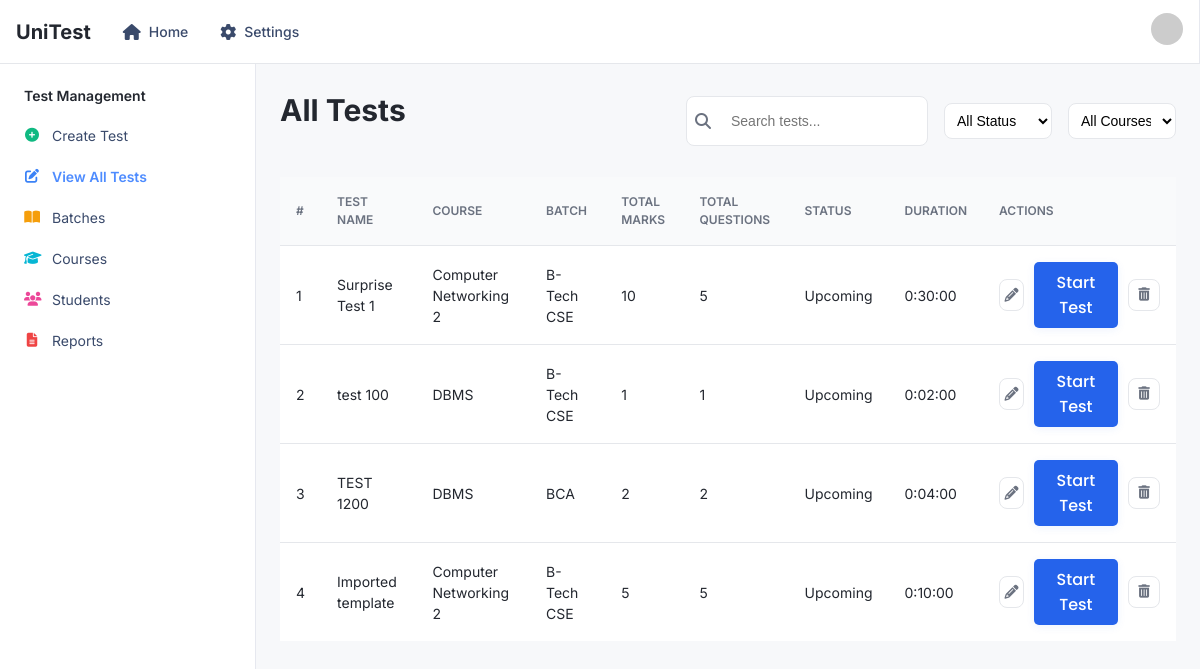
The app's page /tests/ (signed in) with its own data.
### base/models.py (models this page shows, shortened)
class Test(models.Model):
    name               = models.CharField(max_length=255)
    course             = models.ForeignKey(Course, on_delete=models.CASCADE, null=True, blank=True, default=None)
    batch              = models.ForeignKey(Batch, on_delete=models.CASCADE)
    total_marks        = models.IntegerField()
    total_questions    = models.IntegerField()
    duration           = models.DurationField(help_text="Test duration (hh:mm:ss)")
    is_results_visible = models.BooleanField(default=False)
    status             = models.BooleanField(default=False, help_text="False = Upcoming, True = Completed")
    user               = models.ForeignKey('auth.User', on_delete=models.CASCADE, null=True, blank=True, default=None)

class Course(models.Model):
    course_name = models.CharField(max_length=255, unique=True)
    course_code = models.CharField(max_length=255, unique=True)

class Batch(models.Model):
    batch_name    = models.CharField(max_length=255)
    batch_section = models.CharField(max_length=3)
    batch_session = models.CharField(max_length=20)
    semester      = models.IntegerField()

### base/views.py (the view)
# urls.py: path('tests/',                         views.list_tests,                    name = 'list_tests'),
@login_required
def list_tests(request):
    tests = Test.objects.all()
    return render(request, 'list_tests.html', {'tests': tests})

### templates/list_tests.html (shortened to what this page needs)
{% extends 'base.html' %} {% block title %}Test List | UniTest{% endblock %} {% block content %}
<main class="main-content">
    <div class="dashboard">
        <div class="test-list-header">
            <h1 class="dashboard-title">All Tests</h1>
            <div class="test-filters">
                <div class="search-box">
                    <i class="fas fa-search"></i>
                    <input type="text" placeholder="Search tests..." id="search-input" />
                </div>
                <select class="filter-select" id="status-filter">
                    <option value="all">All Status</option>
                </select>
                <select class="filter-select" id="course-filter">
                    <option value="all">All Courses</option>
                </select>
            </div>
        </div>
        <table class="test-table">
            <thead>
                <tr>
                    <th>#</th>
                    <th>Test Name</th>
                    <th>Course</th>
                    <th>Batch</th>
                    <th>Total Marks</th>
                    <th>Total Questions</th>
                    <th>Status</th>
                    <th>Duration</th>
                    <th>Actions</th>
                </tr>
            </thead>
            <tbody id="test-table-body">
                {% for test in tests %}
                <tr>
                    <td>{{ forloop.counter }}</td>
                    <td><a href="{% url 'view_test' test.id %}">{{ test.name }}</a></td>
                    <td>{{ test.course.course_name }}</td>
                    <td>{{ test.batch.batch_name }}</td>
                    <td>{{ test.total_marks }}</td>
                    <td>{{ test.total_questions }}</td>
                    <td>{% if test.status %} Completed {% else %} Upcoming {% endif %}</td>
                    <td>{{ test.duration }}</td>
                    <td>
                        <div class="test-card-actions-flex">
                            <a href="{% url 'update_test' test.id %}" class="action-btn edit-btn" title="Edit Test">
                                <i class="fas fa-pencil-alt"></i>
                            </a>
                            <form action="{% url 'generate_test_codes' test.id %}" method="post" style="display: inline">
                                <button type="submit" class="styled-btn start-btn" title="Start Test">Start Test</button>
                            </form>
                            <form action="{% url 'delete_test' test.id %}" method="POST" style="display: inline" onsubmit="return confirm('Are you sure you want to delete this test?');">
                                <button class="action-btn delete-btn" title="Delete Test">
                                    <i class="fas fa-trash-alt"></i>
                                </button>
                            </form>
                        </div>
                    </td>
                </tr>
                {% endfor %}
            </tbody>
        </table>
    </div>
</main>
 {% endblock %}

### static/css/dash.css (style rules this page uses)
:root { --primary: #0070f3; --primary-hover: #0060df; --background: #ffffff; --foreground: #000000; --muted: #6b7280; --muted-foreground: #6b7280; --border: #e5e7eb; --input: #e5e7eb; --ring: #e5e7eb; --radius: 0.5rem; --green: #10b981; --blue: #3b82f6; --orange: #f59e0b; --purple: #8b5cf6; --yellow: #f59e0b; --pink: #ec4899; --cyan: #06b6d4; --red: #ef4444; }
* { box-sizing: border-box; margin: 0; padding: 0; }
body { font-family: -apple-system, BlinkMacSystemFont, 'Segoe UI', Roboto, 'Helvetica Neue', Arial, sans-serif; background-color: #f9fafb; color: var(--foreground); line-height: 1.5; height: 100vh; }
a { text-decoration: none; color: inherit; }
.main-content { flex: 1; overflow-y: auto; }
.dashboard { padding: 1.5rem; max-width: 1200px; margin: 0 auto; }
.dashboard-title { font-size: 1.875rem; font-weight: 700; }

### static/css/create.css (style rules this page uses)
:root { --primary: #0070f3; --primary-hover: #0060df; --background: #ffffff; --foreground: #000000; --muted: #6b7280; --muted-foreground: #6b7280; --border: #e5e7eb; --input: #e5e7eb; --ring: #e5e7eb; --radius: 0.5rem; --error: #ef4444; }
* { box-sizing: border-box; margin: 0; padding: 0; }
body { font-family: -apple-system, BlinkMacSystemFont, 'Segoe UI', Roboto, 'Helvetica Neue', Arial, sans-serif; background-color: #f9fafb; color: var(--foreground); line-height: 1.5; }
input, select, textarea { width: 100%; padding: 0.5rem; border: 1px solid var(--input); border-radius: var(--radius); font-size: 0.875rem; background-color: var(--background); }

### static/css/course.css (style rules this page uses)
:root { --primary-color: #0070f3; --background-color: #f0f0f0; --card-background: #ffffff; --text-color: #333333; --muted-color: #666666; --border-color: #e0e0e0; }
body { font-family: -apple-system, BlinkMacSystemFont, "Segoe UI", Roboto, "Helvetica Neue", Arial, sans-serif; line-height: 1.6; color: var(--text-color); background-color: var(--background-color); margin: 0; padding: 0; }
h1, h2, h3 { margin-top: 0; }
input[type="text"], input[type="number"], textarea { width: 100%; padding: 0.5rem; border: 1px solid var(--border-color); border-radius: 4px; font-size: 1rem; }

### static/css/view_test.css (style rules this page uses)
:root { --primary-color: #0070f3; --background-color: #f0f0f0; --card-background: #ffffff; --text-color: #333333; --muted-color: #666666; --border-color: #e0e0e0; --success-color: #28a745; --warning-color: #ffc107; }
body { font-family: -apple-system, BlinkMacSystemFont, 'Segoe UI', Roboto, 'Helvetica Neue', Arial, sans-serif; line-height: 1.6; color: var(--text-color); background-color: var(--background-color); margin: 0; padding: 0; }
h1, h2, h3 { margin-top: 0; }

### static/css/update_batch.css (style rules this page uses)
* { margin: 0; padding: 0; box-sizing: border-box; }
body { font-family: -apple-system, BlinkMacSystemFont, "Segoe UI", Roboto, "Helvetica Neue", Arial, sans-serif; line-height: 1.5; color: #333; background-color: #f4f4f4; }
h1 { font-size: 24px; font-weight: bold; margin-bottom: 20px; }
input[type="text"], input[type="date"] { width: 100%; padding: 8px 12px; border: 1px solid #d1d5db; border-radius: 4px; font-size: 14px; }

### static/css/list_test.css (style rules this page uses)
.test-list-header { display: flex; justify-content: space-between; align-items: center; margin-bottom: 1.5rem; }
.test-filters { display: flex; gap: 1rem; align-items: center; }
.filter-select { padding: 0.5rem; border-radius: var(--radius); border: 1px solid var(--border); font-size: 0.875rem; }
.search-box { display: flex; align-items: center; border: 1px solid var(--border); border-radius: var(--radius); padding: 0.5rem; background-color: white; }
.search-box input { border: none; outline: none; background: transparent; width: 200px; font-size: 0.875rem; }
.search-box i { color: var(--muted-foreground); margin-right: 0.5rem; }
.test-table { width: 100%; border-collapse: separate; border-spacing: 0; margin-bottom: 2rem; }
.test-table th { text-align: left; padding: 1rem; font-size: 0.75rem; font-weight: 600; text-transform: uppercase; color: var(--muted-foreground); border-bottom: 1px solid var(--border); background-color: #f9fafb; }
.test-table td { padding: 1rem; font-size: 0.875rem; border-bottom: 1px solid var(--border); background-color: white; }
.test-table tr:last-child td { border-bottom: none; }
.action-btn { width: 2rem; height: 2rem; display: flex; align-items: center; justify-content: center; border-radius: var(--radius); border: 1px solid var(--border); background-color: white; color: var(--muted-foreground); cursor: pointer; transition: all 0.2s; }

### records on screen
Test: name "Surprise Test 1", course.course_name "Computer Networking 2", batch.batch_name "B-Tech CSE", total_marks "10", total_questions "5", status "Upcoming", duration "0:30:00"
Test: name "test 100", course.course_name "DBMS", batch.batch_name "B-Tech CSE", total_marks "1", total_questions "1", status "Upcoming", duration "0:02:00"
Test: name "TEST 1200", course.course_name "DBMS", batch.batch_name "BCA", total_marks "2", total_questions "2", status "Upcoming", duration "0:04:00"
Test: name "Imported template", course.course_name "Computer Networking 2", batch.batch_name "B-Tech CSE", total_marks "5", total_questions "5", status "Upcoming", duration "0:10:00"
